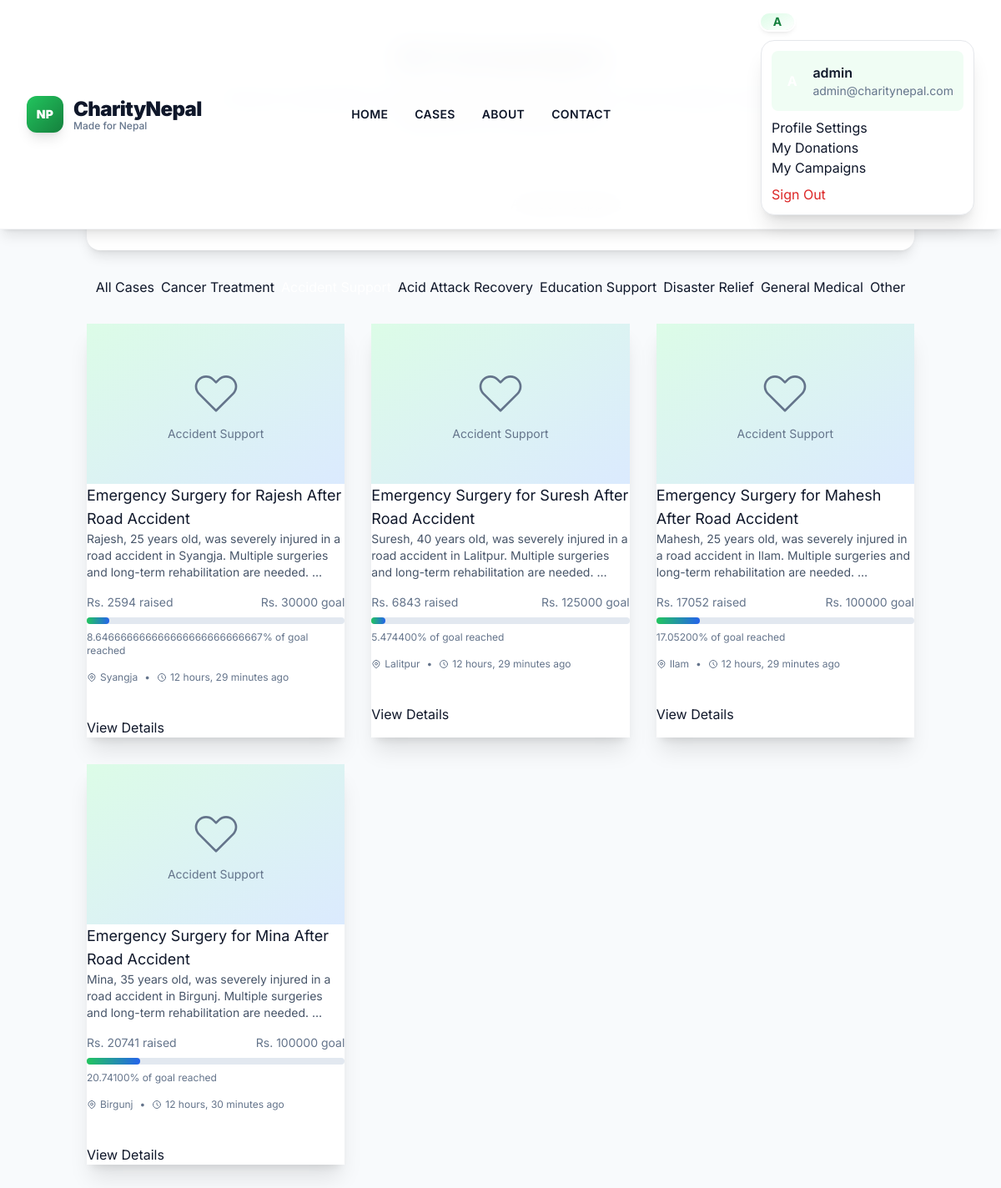
The app's page /cases/?category=accident (signed in) with its own data.
### users/models.py (models this page shows, shortened)
class User(AbstractUser):
    ROLE_CHOICES = [
        ("donor", "Donor"),
        ("admin", "Admin"),
    ]
    email = models.EmailField(unique=True)
    role = models.CharField(max_length=10, choices=ROLE_CHOICES, default="donor")
    phone = models.CharField(max_length=15, blank=True, null=True)
    address = models.TextField(blank=True, null=True)
    created_at = models.DateTimeField(auto_now_add=True)
    updated_at = models.DateTimeField(auto_now=True)
    is_verified = models.BooleanField(default=False)
    USERNAME_FIELD = "email"
    REQUIRED_FIELDS = ["username", "first_name", "last_name"]
    class Meta:
        db_table = "users"
        ordering = ["-created_at"]

### cases/models.py (models this page shows, shortened)
class CharityCase(models.Model):
    CATEGORY_CHOICES = [
        ("cancer", "Cancer Treatment"),
        ("accident", "Accident Support"),
        ("acid_attack", "Acid Attack Recovery"),
        ("education", "Education Support"),
        ("disaster", "Disaster Relief"),
        ("medical", "General Medical"),
        ("other", "Other"),
    ]
    STATUS_CHOICES = [
        ("pending", "Pending Verification"),
        ("approved", "Approved"),
        ("rejected", "Rejected"),
        ("completed", "Completed"),
        ("cancelled", "Cancelled"),
    ]
    URGENCY_CHOICES = [
        ("low", "Low"),
        ("medium", "Medium"),
        ("high", "High"),
        ("critical", "Critical"),
    ]
    title = models.CharField(max_length=200)
    description = models.TextField()
    category = models.CharField(max_length=20, choices=CATEGORY_CHOICES)
    target_amount = models.DecimalField(
        max_digits=10, decimal_places=2, validators=[MinValueValidator(100)]
    )
    collected_amount = models.DecimalField(
        max_digits=10, decimal_places=2, default=Decimal("0.00")
    )
    verification_status = models.CharField(
        max_length=20, choices=STATUS_CHOICES, default="pending"
    )
    urgency_flag = models.CharField(
        max_length=10, choices=URGENCY_CHOICES, default="medium"
    )
    location = models.CharField(max_length=100, blank=True, null=True)
    beneficiary_name = models.CharField(max_length=100)
    beneficiary_age = models.PositiveIntegerField(blank=True, null=True)
    contact_phone = models.CharField(max_length=15)
    contact_email = models.EmailField()
    featured_image = models.ImageField(upload_to="cases/images/", blank=True, null=True)
    documents = models.FileField(upload_to="cases/documents/", blank=True, null=True)
    created_by = models.ForeignKey(
        User, on_delete=models.CASCADE, related_name="created_cases"
    )
    approved_by = models.ForeignKey(
        User,
        on_delete=models.SET_NULL,
        null=True,
        blank=True,
        related_name="approved_cases",
    )
    created_at = models.DateTimeField(auto_now_add=True)
    updated_at = models.DateTimeField(auto_now=True)
    deadline = models.DateTimeField(blank=True, null=True)
    slug = models.SlugField(max_length=250, unique=True, blank=True)
    tags = models.CharField(
        max_length=500, blank=True, help_text="Comma-separated tags"
    )
    class Meta:
        db_table = "charity_cases"
        ordering = ["-created_at"]
        indexes = [
            models.Index(fields=["category"]),
            models.Index(fields=["verification_status"]),
            models.Index(fields=["urgency_flag"]),
            models.Index(fields=["created_at"]),
        ]
    @property
    def completion_percentage(self):
        if self.target_amount > 0:
            return min((self.collected_amount / self.target_amount) * 100, 100)
        return 0

### cases/views.py (the view)
# urls.py: path("cases/", views.CaseListView.as_view(), name="list"),
class CaseListView(ListView):
    model = CharityCase
    template_name = "cases/list.html"
    context_object_name = "cases"
    paginate_by = 12
    def get_queryset(self):
        queryset = CharityCase.objects.filter(
            verification_status="approved"
        ).select_related("created_by")
        category = self.request.GET.get("category")
        if category and category != "all":
            queryset = queryset.filter(category=category)
        urgency = self.request.GET.get("urgency")
        if urgency:
            queryset = queryset.filter(urgency_flag=urgency)
        search_query = self.request.GET.get("search")
        if search_query:
            queryset = queryset.filter(
                Q(title__icontains=search_query)
                | Q(description__icontains=search_query)
                | Q(beneficiary_name__icontains=search_query)
            )
        ordering = self.request.GET.get("ordering", "-created_at")
        queryset = queryset.order_by(ordering)
        return queryset
    def get_context_data(self, **kwargs):
        context = super().get_context_data(**kwargs)
        context["title"] = "All Campaigns"
        context["categories"] = CharityCase.CATEGORY_CHOICES
        context["current_category"] = self.request.GET.get("category", "all")
        context["search_query"] = self.request.GET.get("search", "")
        return context

### templates/cases/list.html (shortened to what this page needs)
{% extends 'base.html' %}
{% block content %}
<section class="py-12 bg-slate-50 min-h-screen">
    <div class="container mx-auto px-4">
        <div class="text-center mb-12">
            <h1 class="text-4xl font-bold text-slate-800 mb-4">{{ title }}</h1>
            <p class="text-lg text-slate-600 max-w-2xl mx-auto">
            </p>
        </div>
        <div class="bg-white rounded-2xl shadow-lg p-6 mb-8">
            <form method="get" class="space-y-4">
                <div class="grid grid-cols-1 md:grid-cols-4 gap-4">
                    <div class="md:col-span-2">
                    </div>
                    <div>
                    </div>
                    <div>
                        <button type="submit" class="btn btn-success text-white w-full">
                        </button>
                    </div>
                </div>
            </form>
        </div>
        <div class="flex flex-wrap gap-2 mb-8 justify-center">
            <a href="{% url 'cases:list' %}" class="btn {% if current_category == 'all' %}btn-success text-white{% else %}btn-outline{% endif %} btn-sm">
                All Cases
            </a>
            {% for category_key, category_label in categories %}
                <a href="{% url 'cases:list' %}?category={{ category_key }}"
                   class="btn {% if current_category == category_key %}btn-success text-white{% else %}btn-outline{% endif %} btn-sm">
                    {{ category_label }}
                </a>
            {% endfor %}
        </div>
        {% if cases %}
            <div class="grid grid-cols-1 md:grid-cols-2 lg:grid-cols-3 gap-8">
                {% for case in cases %}
                    <div class="card bg-white shadow-xl card-hover">
                        {% if case.featured_image %}
                            <figure>
                                <img src="{{ case.featured_image.url }}" alt="{{ case.title }}" class="h-48 w-full object-cover">
                            </figure>
                        {% else %}
                            <figure class="h-48 bg-gradient-to-br from-green-100 to-blue-100 flex items-center justify-center">
                                <div class="text-center text-slate-500">
                                    <p class="text-sm">{{ case.get_category_display }}</p>
                                </div>
                            </figure>
                        {% endif %}
                        <div class="card-body">
                            <h3 class="card-title text-lg line-clamp-2">{{ case.title }}</h3>
                            <p class="text-slate-600 text-sm line-clamp-3 mb-4">{{ case.description|truncatewords:20 }}</p>
                            <div class="space-y-2 mb-4">
                                <div class="flex justify-between text-sm">
                                    <span class="text-slate-500">Rs. {{ case.collected_amount|floatformat:0 }} raised</span>
                                    <span class="text-slate-500">Rs. {{ case.target_amount|floatformat:0 }} goal</span>
                                </div>
                                <div class="w-full bg-slate-200 rounded-full h-2">
                                    <div class="progress-bar-custom h-2 rounded-full transition-all duration-300"
                                         style="width: {{ case.completion_percentage }}%"></div>
                                </div>
                                <div class="text-xs text-slate-500">
                                    {{ case.completion_percentage }}% of goal reached
                                </div>
                            </div>
                            <div class="flex items-center text-xs text-slate-500 mb-4">
                                {% if case.location %}
                                    {{ case.location }}
                                {% endif %}
                                {% if case.location and case.created_at %}
                                    <span class="mx-2">•</span>
                                {% endif %}
                                <svg xmlns="http://www.w3.org/2000/svg" class="h-3 w-3 mr-1" fill="none" viewBox="0 0 24 24" stroke="currentColor">
                                    <path stroke-linecap="round" stroke-linejoin="round" stroke-width="2" d="M12 8v4l3 3m6-3a9 9 0 11-18 0 9 9 0 0118 0z" />
                                </svg>
                                {{ case.created_at|timesince }} ago
                            </div>
                            <div class="card-actions justify-between items-center">
                                <div class="flex gap-2">
                                    <div class="badge badge-success text-white">{{ case.get_category_display }}</div>
                                    {% if case.urgency_flag == 'critical' %}
                                        <div class="badge badge-error text-white">{{ case.get_urgency_flag_display }}</div>
                                    {% elif case.urgency_flag == 'high' %}
                                        <div class="badge badge-warning text-white">{{ case.get_urgency_flag_display }}</div>
                                    {% endif %}
                                </div>
                                <div class="flex gap-2">
                                    <a href="{% url 'cases:detail' case.pk %}" class="btn btn-sm btn-outline">
                                        View Details
                                    </a>
                                    <a href="{% url 'cases:detail' case.pk %}#donate" class="btn btn-sm btn-success text-white">
                                    </a>
                                </div>
                            </div>
                        </div>
                    </div>
                {% endfor %}
            </div>
        {% endif %}
    </div>
</section>
{% endblock %}

### templates/base.html (shortened to what this page needs)
{% load static %}
<!DOCTYPE html>
<html lang="en" data-theme="light">
<head>
    <script src="https://cdn.tailwindcss.com"></script>
    <link href="https://cdnjs.cloudflare.com/ajax/libs/font-awesome/6.4.0/css/all.min.css" rel="stylesheet">
</head>
<body class="font-sans text-cn-dark overflow-x-hidden bg-slate-50">
    <nav class="fixed w-full z-50 bg-white/95 backdrop-blur-lg shadow-lg border-b border-gray-100 transition-all duration-300">
        <div class="max-w-7xl mx-auto px-4 sm:px-6 lg:px-8">
            <div class="flex justify-between items-center py-4">
                <div class="flex items-center space-x-3">
                    <div class="w-11 h-11 bg-gradient-to-br from-cn-green-500 to-cn-green-700 rounded-xl flex items-center justify-center shadow-lg transform hover:scale-105 transition-transform duration-200">
                        <span class="text-white font-black text-sm tracking-wide">NP</span>
                    </div>
                    <div class="flex flex-col">
                        <span class="text-2xl font-black text-cn-dark tracking-tight">CharityNepal</span>
                        <span class="text-xs text-cn-muted font-medium -mt-1">Made for Nepal</span>
                    </div>
                </div>
                <div class="hidden md:flex items-center space-x-8">
                    <a href="{% url 'home' %}" class="text-cn-dark hover:text-cn-green-600 transition-colors duration-200 font-semibold text-sm uppercase tracking-wide relative group">
                        Home
                    </a>
                    <a href="{% url 'cases:list' %}" class="text-cn-dark hover:text-cn-green-600 transition-colors duration-200 font-semibold text-sm uppercase tracking-wide relative group">
                        Cases
                    </a>
                    <a href="#" class="text-cn-dark hover:text-cn-green-600 transition-colors duration-200 font-semibold text-sm uppercase tracking-wide relative group">
                        About
                    </a>
                    <a href="#" class="text-cn-dark hover:text-cn-green-600 transition-colors duration-200 font-semibold text-sm uppercase tracking-wide relative group">
                        Contact
                    </a>
                </div>
                <div class="flex items-center space-x-3">
                    {% if user.is_authenticated %}
                        <div class="dropdown dropdown-end">
                            <div tabindex="0" role="button" class="btn btn-ghost btn-circle avatar">
                                <div class="w-10 rounded-full bg-gradient-to-br from-cn-green-100 to-cn-green-200 flex items-center justify-center ring-2 ring-white shadow-md">
                                    <span class="text-cn-green-700 font-bold text-sm">
                                        {{ user.first_name|first|upper|default:user.username|first|upper }}{{ user.last_name|first|upper }}
                                    </span>
                                </div>
                            </div>
                            <ul tabindex="0" class="mt-3 z-[1] p-3 shadow-xl menu menu-sm dropdown-content bg-white rounded-2xl w-64 border border-gray-200">
                                <li class="mb-2">
                                    <div class="flex items-center p-3 bg-cn-green-50 rounded-lg">
                                        <div class="w-12 h-12 rounded-full bg-gradient-to-br from-cn-green-400 to-cn-green-500 flex items-center justify-center">
                                            <span class="text-white font-bold">{{ user.first_name|first|upper }}{{ user.last_name|first|upper }}</span>
                                        </div>
                                        <div class="ml-3">
                                            <div class="font-semibold text-cn-dark">{{ user.get_full_name|default:user.username }}</div>
                                            <div class="text-sm text-cn-muted">{{ user.email }}</div>
                                        </div>
                                    </div>
                                </li>
                                <li><a href="{% url 'users:profile' %}" class="py-2 hover:bg-cn-green-50 hover:text-cn-green-600 transition-all">Profile Settings</a></li>
                                <li><a href="{% url 'donations:my_donations' %}" class="py-2 hover:bg-cn-green-50 hover:text-cn-green-600 transition-all">My Donations</a></li>
                                <li><a href="#" class="py-2 hover:bg-cn-green-50 hover:text-cn-green-600 transition-all">My Campaigns</a></li>
                                <li><a href="{% url 'users:logout' %}" class="py-2 text-red-600 hover:bg-red-50 transition-all">Sign Out</a></li>
                            </ul>
                        </div>
                    {% endif %}
                </div>
            </div>
        </div>
    </nav>
    <main>
        {% block content %}{% endblock %}
    </main>
</body>
</html>

### templates/base.html (style rules this page uses)
html { scroll-behavior: smooth; }
body { font-family: 'Inter', sans-serif; }

### templates/cases/list.html (style rules this page uses)
.line-clamp-2 { display: -webkit-box; -webkit-line-clamp: 2; -webkit-box-orient: vertical; overflow: hidden; }
.line-clamp-3 { display: -webkit-box; -webkit-line-clamp: 3; -webkit-box-orient: vertical; overflow: hidden; }
.progress-bar-custom { background: linear-gradient(90deg, #22c55e 0%, #2563eb 100%); }

### records on screen
User: first_name|first "A", get_full_name "admin", email "admin@charitynepal.com"
CharityCase: category "Accident Support", title "Emergency Surgery for Rajesh After Road Accident", description "Rajesh, 25 years old, was severely injured in a road accident in Syangja. Multiple surgeries and long-term rehabilitation are needed. …", collected_amount "2594", target_amount "30000", completion_percentage "8.646666666666666666666666667", location "Syangja", created_at "12 hours, 29 minutes"
CharityCase: category "Accident Support", title "Emergency Surgery for Suresh After Road Accident", description "Suresh, 40 years old, was severely injured in a road accident in Lalitpur. Multiple surgeries and long-term rehabilitation are needed. …", collected_amount "6843", target_amount "125000", completion_percentage "5.474400", location "Lalitpur", created_at "12 hours, 29 minutes"
CharityCase: category "Accident Support", title "Emergency Surgery for Mahesh After Road Accident", description "Mahesh, 25 years old, was severely injured in a road accident in Ilam. Multiple surgeries and long-term rehabilitation are needed. …", collected_amount "17052", target_amount "100000", completion_percentage "17.05200", location "Ilam", created_at "12 hours, 29 minutes"
CharityCase: category "Accident Support", title "Emergency Surgery for Mina After Road Accident", description "Mina, 35 years old, was severely injured in a road accident in Birgunj. Multiple surgeries and long-term rehabilitation are needed. …", collected_amount "20741", target_amount "100000", completion_percentage "20.74100", location "Birgunj", created_at "12 hours, 30 minutes"

### other values on screen
{{ category_label }} "Cancer Treatment" "Acid Attack Recovery" "Education Support" "Disaster Relief" "General Medical" "Other"
